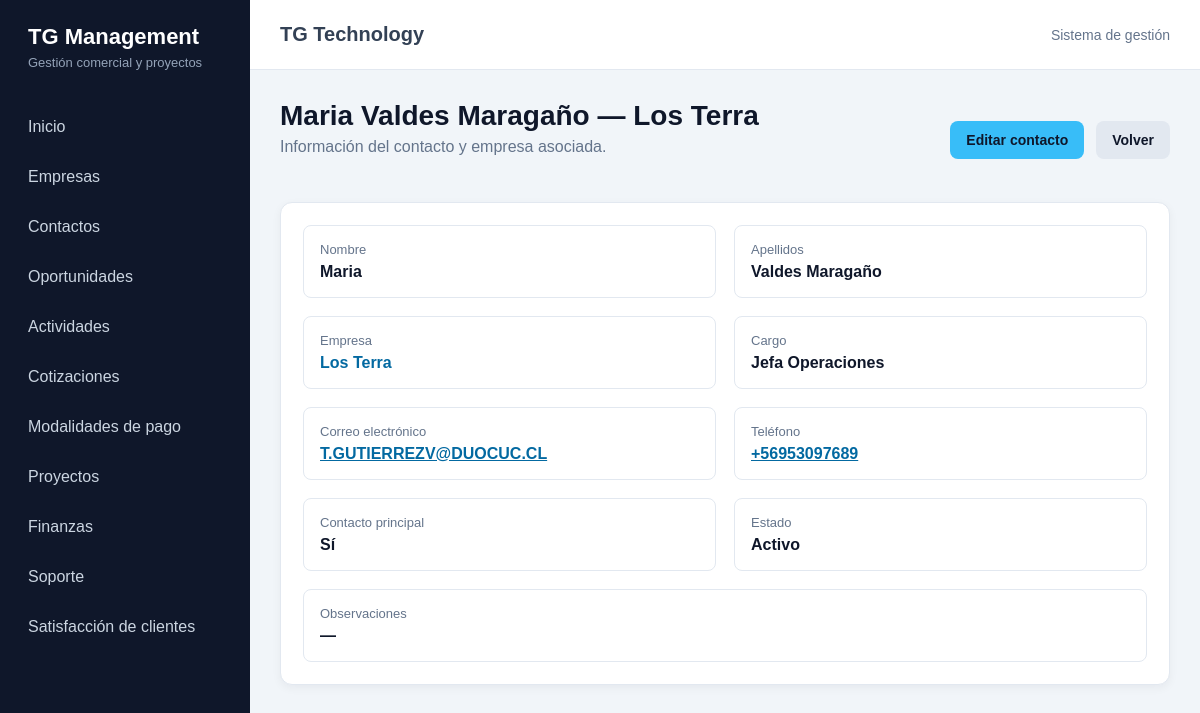
Page /crm/contactos/3/ on the committed database.
### crm/models.py (models this page shows)
class Contacto(models.Model):
    empresa = models.ForeignKey(
        Empresa,
        verbose_name="Empresa",
        on_delete=models.CASCADE,
        related_name="contactos",
    )
    nombres = models.CharField(
        "Nombres",
        max_length=100,
    )
    apellidos = models.CharField(
        "Apellidos",
        max_length=100,
        blank=True,
    )
    cargo = models.CharField(
        "Cargo",
        max_length=120,
        blank=True,
    )
    email = models.EmailField(
        "Correo electrónico",
        blank=True,
    )
    telefono = models.CharField(
        "Teléfono",
        max_length=30,
        blank=True,
    )
    es_contacto_principal = models.BooleanField(
        "Contacto principal",
        default=False,
    )
    activo = models.BooleanField(
        "Activo",
        default=True,
    )
    observaciones = models.TextField(
        "Observaciones",
        blank=True,
    )
    fecha_creacion = models.DateTimeField(
        "Fecha de creación",
        auto_now_add=True,
    )
    fecha_actualizacion = models.DateTimeField(
        "Última actualización",
        auto_now=True,
    )
    class Meta:
        verbose_name = "Contacto"
        verbose_name_plural = "Contactos"
        ordering = ["empresa", "nombres", "apellidos"]
    def __str__(self):
        nombre_completo = f"{self.nombres} {self.apellidos}".strip()
        return f"{nombre_completo} — {self.empresa}"

class Empresa(models.Model):
    class TipoEmpresa(models.TextChoices):
        PROSPECTO = "PROSPECTO", "Prospecto"
        CLIENTE = "CLIENTE", "Cliente"
        PROVEEDOR = "PROVEEDOR", "Proveedor"
        PARTNER = "PARTNER", "Partner"
    class EstadoEmpresa(models.TextChoices):
        ACTIVA = "ACTIVA", "Activa"
        INACTIVA = "INACTIVA", "Inactiva"
    razon_social = models.CharField(
        "Razón social",
        max_length=200,
    )
    nombre_fantasia = models.CharField(
        "Nombre de fantasía",
        max_length=200,
        blank=True,
    )
    rut = models.CharField(
        "RUT",
        max_length=20,
        blank=True,
        unique=True,
        null=True,
    )
    tipo = models.CharField(
        "Tipo de empresa",
        max_length=20,
        choices=TipoEmpresa.choices,
        default=TipoEmpresa.PROSPECTO,
    )
    rubro = models.CharField(
        "Rubro",
        max_length=150,
        blank=True,
    )
    sitio_web = models.URLField(
        "Sitio web",
        blank=True,
    )
    telefono = models.CharField(
        "Teléfono",
        max_length=30,
        blank=True,
    )
    email = models.EmailField(
        "Correo electrónico",
        blank=True,
    )
    direccion = models.CharField(
        "Dirección",
        max_length=250,
        blank=True,
    )
    comuna = models.CharField(
        "Comuna",
        max_length=100,
        blank=True,
    )
    region = models.CharField(
        "Región",
        max_length=100,
        blank=True,
    )
    estado = models.CharField(
        "Estado",
        max_length=20,
        choices=EstadoEmpresa.choices,
        default=EstadoEmpresa.ACTIVA,
    )
    observaciones = models.TextField(
        "Observaciones",
        blank=True,
    )
    creado_por = models.ForeignKey(
        settings.AUTH_USER_MODEL,
        verbose_name="Creado por",
        on_delete=models.SET_NULL,
        null=True,
        blank=True,
        related_name="empresas_creadas",
    )
    fecha_creacion = models.DateTimeField(
        "Fecha de creación",
        auto_now_add=True,
    )
    fecha_actualizacion = models.DateTimeField(
        "Última actualización",
        auto_now=True,
    )
    class Meta:
        verbose_name = "Empresa"
        verbose_name_plural = "Empresas"
        ordering = ["razon_social"]
    def __str__(self):
        return self.nombre_fantasia or self.razon_social

### crm/views.py (the view)
def contacto_detalle(request, pk):
    contacto = get_object_or_404(
        Contacto.objects.select_related(
            "empresa"
        ),
        pk=pk,
    )
    contexto = {
        "contacto": contacto,
    }
    return render(
        request,
        "crm/contacto_detalle.html",
        contexto,
    )

### crm/templates/crm/contacto_detalle.html (shortened to what this page needs)
{% extends "core/base.html" %}
{% block content %}
    <div class="acciones">
        <div class="encabezado-pagina">
            <h1>{{ contacto }}</h1>
            <p>
                Información del contacto y empresa asociada.
            </p>
        </div>
        <div class="grupo-botones">
            <a
                href="{% url 'crm:contacto_editar' contacto.pk %}"
                class="boton"
            >
                Editar contacto
            </a>
            <a
                href="{% url 'crm:contacto_lista' %}"
                class="boton boton-secundario"
            >
                Volver
            </a>
        </div>
    </div>
    <div class="panel">
        <div class="detalle-grid">
            <div class="detalle-item">
                <p>Nombre</p>
                <strong>{{ contacto.nombres }}</strong>
            </div>
            <div class="detalle-item">
                <p>Apellidos</p>
                <strong>{{ contacto.apellidos }}</strong>
            </div>
            <div class="detalle-item">
                <p>Empresa</p>
                <strong>
                    <a
                        href="{% url 'crm:empresa_detalle' contacto.empresa.pk %}"
                        class="enlace-tabla"
                    >
                        {{ contacto.empresa }}
                    </a>
                </strong>
            </div>
            <div class="detalle-item">
                <p>Cargo</p>
                <strong>{{ contacto.cargo|default:"—" }}</strong>
            </div>
            <div class="detalle-item">
                <p>Correo electrónico</p>
                {% if contacto.email %}
                    <strong>
                        <a href="mailto:{{ contacto.email }}">
                            {{ contacto.email }}
                        </a>
                    </strong>
                {% else %}
                    <strong>—</strong>
                {% endif %}
            </div>
            <div class="detalle-item">
                <p>Teléfono</p>
                {% if contacto.telefono %}
                    <strong>
                        <a href="tel:{{ contacto.telefono }}">
                            {{ contacto.telefono }}
                        </a>
                    </strong>
                {% else %}
                    <strong>—</strong>
                {% endif %}
            </div>
            <div class="detalle-item">
                <p>Contacto principal</p>
                <strong>
                    {% if contacto.es_contacto_principal %}
                        Sí
                    {% else %}
                        No
                    {% endif %}
                </strong>
            </div>
            <div class="detalle-item">
                <p>Estado</p>
                <strong>
                    {% if contacto.activo %}
                        Activo
                    {% else %}
                        Inactivo
                    {% endif %}
                </strong>
            </div>
            <div class="detalle-item campo-completo">
                <p>Observaciones</p>
                <strong>
                    {{ contacto.observaciones|default:"—"|linebreaksbr }}
                </strong>
            </div>
        </div>
    </div>
{% endblock %}

### core/static/core/css/styles.css (style rules this page uses)
:root { --color-principal: #0f172a; --color-secundario: #1e293b; --color-acento: #38bdf8; --color-fondo: #f1f5f9; --color-blanco: #ffffff; --color-texto: #334155; --color-texto-secundario: #64748b; --color-borde: #e2e8f0; --color-exito: #16a34a; --color-advertencia: #d97706; --color-peligro: #b91c1c; --sombra-suave: 0 3px 10px rgba(15, 23, 42, 0.05); }
* { box-sizing: border-box; margin: 0; padding: 0; }
body { min-height: 100vh; font-family: Arial, Helvetica, sans-serif; background-color: var(--color-fondo); color: var(--color-texto); }
.encabezado-pagina { margin-bottom: 24px; }
.encabezado-pagina h1 { margin-bottom: 6px; font-size: 28px; color: var(--color-principal); }
.encabezado-pagina p { color: var(--color-texto-secundario); }
.panel { padding: 22px; border: 1px solid var(--color-borde); border-radius: 12px; background-color: var(--color-blanco); box-shadow: var(--sombra-suave); }
.enlace-tabla { color: #0369a1; font-weight: 600; text-decoration: none; }
.acciones { display: flex; justify-content: space-between; align-items: center; gap: 16px; margin-bottom: 22px; }
.grupo-botones { display: flex; align-items: center; gap: 12px; }
.boton { display: inline-block; padding: 11px 16px; border: none; border-radius: 8px; background-color: var(--color-acento); color: var(--color-principal); font-family: inherit; font-size: 14px; font-weight: 700; text-align: center; text-decoration: none; cursor: pointer; transition: opacity 0.2s ease, transform 0.2s ease; }
.boton-secundario { background-color: #e2e8f0; color: var(--color-principal); }
.campo-completo { grid-column: 1 / -1; }
.detalle-grid { display: grid; grid-template-columns: repeat(2, minmax(240px, 1fr)); gap: 18px; }
.detalle-item { padding: 16px; border: 1px solid var(--color-borde); border-radius: 8px; }
.detalle-item p { margin-bottom: 6px; font-size: 13px; color: var(--color-texto-secundario); }
.detalle-item strong { color: var(--color-principal); }
.detalle-item.campo-completo { grid-column: 1 / -1; }
.detalle-item strong a { color: #0369a1; }

### rows in the picture
Contacto: nombres+apellidos+empresa "Maria Valdes Maragaño — Los Terra", nombres "Maria", apellidos "Valdes Maragaño", empresa "Los Terra", cargo "Jefa Operaciones", email "T.GUTIERREZV@DUOCUC.CL", telefono "+56953097689", observaciones "—"
